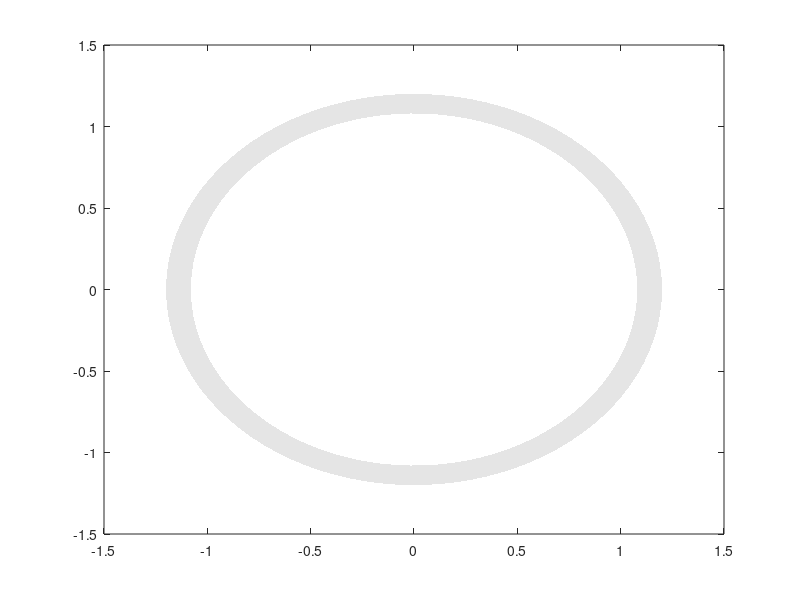

The MATLAB source for this figure: (Note: this script raises an error after producing the figure.)
% chordDemo18

% @author : slandarer
% 公众号  : slandarer随笔
% 知乎    : slandarer

% Reproduced from: 
% Merchant, A.T., King, S.H., Nguyen, E. et al. 
% Semantic design of functional de novo genes from a genomic language model. 
% Nature 649, 749–758 (2026). https://doi.org/10.1038/s41586-025-09749-7

rng(7)
labels = {'AAA lid','E-set','Calycin','Ubiquitin','RNase H','PDDEXK','Cupin', ...
    'Phage barrel','Dim A-B barrel','Peptidase CA','RING','Peptidase MA', ...
    '\beta-Propeller','HTH','Thioredoxin','GHD','OB','PKinase','An \beta-ribbon', ...
    'KH','SH3','TPR','GT-B','GT-A',{'ATP-';'grasp'},{'AB';'hydrolase'},{'TIM';'barrel'}, ...
    'Hybrid','Acetyltrans',{'Actin';'ATPase'},{'NADP';'Rossmann'},{'P-loop';'NTPase'}};
colors = [ 27, 16, 27; 107,200,173;  70,104,120;   4, 86, 92; 100,185,180;  96,100,172;
    51,128,130; 118,184,184;  85,173,170; 146,138,171; 161,204,203;  86,175,133;
    12,  3,  6; 185,183,204; 105,184,174; 105,201,173;  44, 88, 92; 102,183,184;
    0,122,124;  64, 72,132; 129,207,174;  67,132,122; 113,169,172; 101,184,167;
    165,204,218;   6, 73, 87; 102,185,178;  60, 49, 99;  78,127,140; 178,211,216;
    109,195,168; 196,241,223]./255;

data = (rand(32) > .96).*rand(32);
data(sub2ind([32,32], randi(32,1,32), 1:32)) = rand([32, 1])*5;
data([1,25,26,27,28,30,31,32],:) = data([1,25,26,27,28,30,31,32],:).*[15;3;18;15;3;3;5;5];
data(:,27) = data(:,27).*3;

figure()
tt = linspace(0, 2*pi, 100); R1 = 1.08; R2 = 1.2;
fill([cos(tt).*R1, cos(tt(end:-1:1)).*R2], [sin(tt).*R1, sin(tt(end:-1:1)).*R2], ...
    [229,229,229]./255, 'EdgeColor','none')

BCC = biChordChart(data, 'Sep',0);
BCC.LRadius = 1.07;
BCC.SRadius = [1, 1.05];
BCC.Label = labels;
BCC.CData = colors;
BCC.draw()

BCC.labelRotate('on')
BCC.setSquare('EdgeColor','k', 'LineWidth',1)
BCC.setChord('FaceAlpha', .5)
